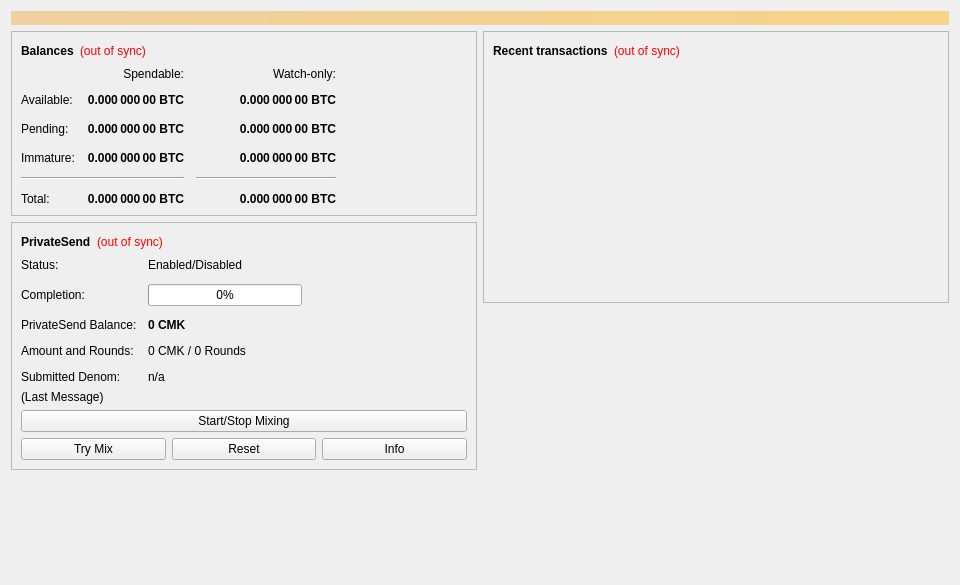
<?xml version="1.0" encoding="UTF-8"?>
<ui version="4.0">
 <class>OverviewPage</class>
 <widget class="QWidget" name="OverviewPage">
  <property name="geometry">
   <rect>
    <x>0</x>
    <y>0</y>
    <width>960</width>
    <height>585</height>
   </rect>
  </property>
  <property name="minimumSize">
   <size>
    <width>960</width>
    <height>0</height>
   </size>
  </property>
  <property name="windowTitle">
   <string>Form</string>
  </property>
  <layout class="QVBoxLayout" name="topLayout">
   <item>
    <widget class="QLabel" name="labelAlerts">
     <property name="visible">
      <bool>false</bool>
     </property>
     <property name="styleSheet">
      <string notr="true">background-color: qlineargradient(x1: 0, y1: 0, x2: 1, y2: 0, stop:0 #F0D0A0, stop:1 #F8D488); color:#000000;</string>
     </property>
     <property name="wordWrap">
      <bool>true</bool>
     </property>
     <property name="margin">
      <number>3</number>
     </property>
    </widget>
   </item>
   <item>
    <layout class="QHBoxLayout" name="horizontalLayout" stretch="1,1">
     <item>
      <layout class="QVBoxLayout" name="verticalLayout_2">
       <item>
        <widget class="QFrame" name="frame">
         <property name="frameShape">
          <enum>QFrame::StyledPanel</enum>
         </property>
         <property name="frameShadow">
          <enum>QFrame::Raised</enum>
         </property>
         <layout class="QVBoxLayout" name="verticalLayout_4">
          <item>
           <layout class="QHBoxLayout" name="horizontalLayout_4">
            <item>
             <widget class="QLabel" name="label_5">
              <property name="font">
               <font>
                <weight>75</weight>
                <bold>true</bold>
               </font>
              </property>
              <property name="text">
               <string>Balances</string>
              </property>
             </widget>
            </item>
            <item>
             <widget class="QLabel" name="labelWalletStatus">
              <property name="toolTip">
               <string>The displayed information may be out of date. Your wallet automatically synchronizes with the cmk network after a connection is established, but this process has not completed yet.</string>
              </property>
              <property name="styleSheet">
               <string notr="true">QLabel { color: red; }</string>
              </property>
              <property name="text">
               <string notr="true">(out of sync)</string>
              </property>
              <property name="alignment">
               <set>Qt::AlignLeading|Qt::AlignLeft|Qt::AlignVCenter</set>
              </property>
             </widget>
            </item>
            <item>
             <spacer name="horizontalSpacer_3">
              <property name="orientation">
               <enum>Qt::Horizontal</enum>
              </property>
              <property name="sizeHint" stdset="0">
               <size>
                <width>40</width>
                <height>20</height>
               </size>
              </property>
             </spacer>
            </item>
           </layout>
          </item>
          <item>
           <layout class="QGridLayout" name="gridLayout">
            <property name="spacing">
             <number>12</number>
            </property>
            <item row="2" column="2">
             <widget class="QLabel" name="labelWatchPending">
              <property name="font">
               <font>
                <weight>75</weight>
                <bold>true</bold>
               </font>
              </property>
              <property name="cursor">
               <cursorShape>IBeamCursor</cursorShape>
              </property>
              <property name="toolTip">
               <string>Unconfirmed transactions to watch-only addresses</string>
              </property>
              <property name="text">
               <string notr="true">0.000 000 00 BTC</string>
              </property>
              <property name="alignment">
               <set>Qt::AlignRight|Qt::AlignTrailing|Qt::AlignVCenter</set>
              </property>
              <property name="textInteractionFlags">
               <set>Qt::LinksAccessibleByMouse|Qt::TextSelectableByKeyboard|Qt::TextSelectableByMouse</set>
              </property>
             </widget>
            </item>
            <item row="2" column="1">
             <widget class="QLabel" name="labelUnconfirmed">
              <property name="font">
               <font>
                <weight>75</weight>
                <bold>true</bold>
               </font>
              </property>
              <property name="cursor">
               <cursorShape>IBeamCursor</cursorShape>
              </property>
              <property name="toolTip">
               <string>Total of transactions that have yet to be confirmed, and do not yet count toward the spendable balance</string>
              </property>
              <property name="text">
               <string notr="true">0.000 000 00 BTC</string>
              </property>
              <property name="alignment">
               <set>Qt::AlignRight|Qt::AlignTrailing|Qt::AlignVCenter</set>
              </property>
              <property name="textInteractionFlags">
               <set>Qt::LinksAccessibleByMouse|Qt::TextSelectableByKeyboard|Qt::TextSelectableByMouse</set>
              </property>
             </widget>
            </item>
            <item row="3" column="2">
             <widget class="QLabel" name="labelWatchImmature">
              <property name="font">
               <font>
                <weight>75</weight>
                <bold>true</bold>
               </font>
              </property>
              <property name="cursor">
               <cursorShape>IBeamCursor</cursorShape>
              </property>
              <property name="toolTip">
               <string>Mined balance in watch-only addresses that has not yet matured</string>
              </property>
              <property name="text">
               <string notr="true">0.000 000 00 BTC</string>
              </property>
              <property name="alignment">
               <set>Qt::AlignRight|Qt::AlignTrailing|Qt::AlignVCenter</set>
              </property>
              <property name="textInteractionFlags">
               <set>Qt::LinksAccessibleByMouse|Qt::TextSelectableByKeyboard|Qt::TextSelectableByMouse</set>
              </property>
             </widget>
            </item>
            <item row="4" column="0" colspan="2">
             <widget class="Line" name="lineSpendableBalance">
              <property name="orientation">
               <enum>Qt::Horizontal</enum>
              </property>
             </widget>
            </item>
            <item row="4" column="2">
             <widget class="Line" name="lineWatchBalance">
              <property name="sizePolicy">
               <sizepolicy hsizetype="Preferred" vsizetype="Fixed">
                <horstretch>0</horstretch>
                <verstretch>0</verstretch>
               </sizepolicy>
              </property>
              <property name="minimumSize">
               <size>
                <width>140</width>
                <height>0</height>
               </size>
              </property>
              <property name="orientation">
               <enum>Qt::Horizontal</enum>
              </property>
             </widget>
            </item>
            <item row="5" column="0">
             <widget class="QLabel" name="labelTotalText">
              <property name="text">
               <string>Total:</string>
              </property>
             </widget>
            </item>
            <item row="3" column="1">
             <widget class="QLabel" name="labelImmature">
              <property name="font">
               <font>
                <weight>75</weight>
                <bold>true</bold>
               </font>
              </property>
              <property name="cursor">
               <cursorShape>IBeamCursor</cursorShape>
              </property>
              <property name="toolTip">
               <string>Mined balance that has not yet matured</string>
              </property>
              <property name="text">
               <string notr="true">0.000 000 00 BTC</string>
              </property>
              <property name="alignment">
               <set>Qt::AlignRight|Qt::AlignTrailing|Qt::AlignVCenter</set>
              </property>
              <property name="textInteractionFlags">
               <set>Qt::LinksAccessibleByMouse|Qt::TextSelectableByKeyboard|Qt::TextSelectableByMouse</set>
              </property>
             </widget>
            </item>
            <item row="2" column="3">
             <spacer name="horizontalSpacer_2">
              <property name="orientation">
               <enum>Qt::Horizontal</enum>
              </property>
              <property name="sizeHint" stdset="0">
               <size>
                <width>40</width>
                <height>20</height>
               </size>
              </property>
             </spacer>
            </item>
            <item row="3" column="0">
             <widget class="QLabel" name="labelImmatureText">
              <property name="text">
               <string>Immature:</string>
              </property>
             </widget>
            </item>
            <item row="5" column="1">
             <widget class="QLabel" name="labelTotal">
              <property name="font">
               <font>
                <weight>75</weight>
                <bold>true</bold>
               </font>
              </property>
              <property name="cursor">
               <cursorShape>IBeamCursor</cursorShape>
              </property>
              <property name="toolTip">
               <string>Your current total balance</string>
              </property>
              <property name="text">
               <string notr="true">0.000 000 00 BTC</string>
              </property>
              <property name="alignment">
               <set>Qt::AlignRight|Qt::AlignTrailing|Qt::AlignVCenter</set>
              </property>
              <property name="textInteractionFlags">
               <set>Qt::LinksAccessibleByMouse|Qt::TextSelectableByKeyboard|Qt::TextSelectableByMouse</set>
              </property>
             </widget>
            </item>
            <item row="5" column="2">
             <widget class="QLabel" name="labelWatchTotal">
              <property name="font">
               <font>
                <weight>75</weight>
                <bold>true</bold>
               </font>
              </property>
              <property name="cursor">
               <cursorShape>IBeamCursor</cursorShape>
              </property>
              <property name="toolTip">
               <string>Current total balance in watch-only addresses</string>
              </property>
              <property name="text">
               <string notr="true">0.000 000 00 BTC</string>
              </property>
              <property name="alignment">
               <set>Qt::AlignRight|Qt::AlignTrailing|Qt::AlignVCenter</set>
              </property>
              <property name="textInteractionFlags">
               <set>Qt::LinksAccessibleByMouse|Qt::TextSelectableByKeyboard|Qt::TextSelectableByMouse</set>
              </property>
             </widget>
            </item>
            <item row="0" column="2">
             <widget class="QLabel" name="labelWatchonly">
              <property name="text">
               <string>Watch-only:</string>
              </property>
              <property name="alignment">
               <set>Qt::AlignRight|Qt::AlignTrailing|Qt::AlignVCenter</set>
              </property>
             </widget>
            </item>
            <item row="1" column="0">
             <widget class="QLabel" name="labelBalanceText">
              <property name="text">
               <string>Available:</string>
              </property>
             </widget>
            </item>
            <item row="1" column="1">
             <widget class="QLabel" name="labelBalance">
              <property name="font">
               <font>
                <weight>75</weight>
                <bold>true</bold>
               </font>
              </property>
              <property name="cursor">
               <cursorShape>IBeamCursor</cursorShape>
              </property>
              <property name="toolTip">
               <string>Your current spendable balance</string>
              </property>
              <property name="text">
               <string notr="true">0.000 000 00 BTC</string>
              </property>
              <property name="alignment">
               <set>Qt::AlignRight|Qt::AlignTrailing|Qt::AlignVCenter</set>
              </property>
              <property name="textInteractionFlags">
               <set>Qt::LinksAccessibleByMouse|Qt::TextSelectableByKeyboard|Qt::TextSelectableByMouse</set>
              </property>
             </widget>
            </item>
            <item row="1" column="2">
             <widget class="QLabel" name="labelWatchAvailable">
              <property name="font">
               <font>
                <weight>75</weight>
                <bold>true</bold>
               </font>
              </property>
              <property name="cursor">
               <cursorShape>IBeamCursor</cursorShape>
              </property>
              <property name="toolTip">
               <string>Your current balance in watch-only addresses</string>
              </property>
              <property name="text">
               <string notr="true">0.000 000 00 BTC</string>
              </property>
              <property name="alignment">
               <set>Qt::AlignRight|Qt::AlignTrailing|Qt::AlignVCenter</set>
              </property>
              <property name="textInteractionFlags">
               <set>Qt::LinksAccessibleByMouse|Qt::TextSelectableByKeyboard|Qt::TextSelectableByMouse</set>
              </property>
             </widget>
            </item>
            <item row="2" column="0">
             <widget class="QLabel" name="labelPendingText">
              <property name="text">
               <string>Pending:</string>
              </property>
             </widget>
            </item>
            <item row="0" column="1">
             <widget class="QLabel" name="labelSpendable">
              <property name="text">
               <string>Spendable:</string>
              </property>
              <property name="alignment">
               <set>Qt::AlignRight|Qt::AlignTrailing|Qt::AlignVCenter</set>
              </property>
             </widget>
            </item>
           </layout>
          </item>
         </layout>
        </widget>
       </item>
       <item>
        <widget class="QFrame" name="framePrivateSend">
         <property name="layoutDirection">
          <enum>Qt::LeftToRight</enum>
         </property>
         <property name="frameShape">
          <enum>QFrame::StyledPanel</enum>
         </property>
         <property name="frameShadow">
          <enum>QFrame::Raised</enum>
         </property>
         <layout class="QVBoxLayout" name="VerticalLayout_PS1">
          <item>
           <layout class="QHBoxLayout" name="horizontalLayout_5">
            <item>
             <widget class="QLabel" name="labelPrivateSendHeader">
              <property name="font">
               <font>
                <weight>75</weight>
                <bold>true</bold>
               </font>
              </property>
              <property name="text">
               <string>PrivateSend</string>
              </property>
             </widget>
            </item>
            <item>
             <widget class="QLabel" name="labelPrivateSendSyncStatus">
              <property name="toolTip">
               <string>The displayed information may be out of date. Your wallet automatically synchronizes with the cmk network after a connection is established, but this process has not completed yet.</string>
              </property>
              <property name="styleSheet">
               <string notr="true">QLabel { color: red; }</string>
              </property>
              <property name="text">
               <string notr="true">(out of sync)</string>
              </property>
              <property name="alignment">
               <set>Qt::AlignLeading|Qt::AlignLeft|Qt::AlignVCenter</set>
              </property>
             </widget>
            </item>
            <item>
             <spacer name="horizontalSpacer_4">
              <property name="orientation">
               <enum>Qt::Horizontal</enum>
              </property>
              <property name="sizeHint" stdset="0">
               <size>
                <width>40</width>
                <height>20</height>
               </size>
              </property>
             </spacer>
            </item>
           </layout>
          </item>
          <item>
           <layout class="QFormLayout" name="privateSendFormLayout">
            <property name="fieldGrowthPolicy">
             <enum>QFormLayout::AllNonFixedFieldsGrow</enum>
            </property>
            <property name="horizontalSpacing">
             <number>11</number>
            </property>
            <property name="verticalSpacing">
             <number>12</number>
            </property>
            <item row="0" column="0">
             <widget class="QLabel" name="labelPrivateSendEnabledText">
              <property name="text">
               <string>Status:</string>
              </property>
             </widget>
            </item>
            <item row="0" column="1">
             <widget class="QLabel" name="labelPrivateSendEnabled">
              <property name="text">
               <string>Enabled/Disabled</string>
              </property>
             </widget>
            </item>
            <item row="1" column="0">
             <widget class="QLabel" name="labelCompletitionText">
              <property name="text">
               <string>Completion:</string>
              </property>
             </widget>
            </item>
            <item row="1" column="1">
             <widget class="QProgressBar" name="privateSendProgress">
              <property name="maximumSize">
               <size>
                <width>154</width>
                <height>16777215</height>
               </size>
              </property>
              <property name="value">
               <number>0</number>
              </property>
             </widget>
            </item>
            <item row="2" column="0">
             <widget class="QLabel" name="labelAnonymizedText">
              <property name="text">
               <string>PrivateSend Balance:</string>
              </property>
             </widget>
            </item>
            <item row="2" column="1">
             <widget class="QLabel" name="labelAnonymized">
              <property name="font">
               <font>
                <weight>75</weight>
                <bold>true</bold>
               </font>
              </property>
              <property name="text">
               <string notr="true">0 CMK</string>
              </property>
             </widget>
            </item>
            <item row="3" column="0">
             <widget class="QLabel" name="labelAmountAndRoundsText">
              <property name="text">
               <string>Amount and Rounds:</string>
              </property>
             </widget>
            </item>
            <item row="3" column="1">
             <widget class="QLabel" name="labelAmountRounds">
              <property name="text">
               <string>0 CMK / 0 Rounds</string>
              </property>
             </widget>
            </item>
            <item row="4" column="0">
             <widget class="QLabel" name="labelSubmittedDenomText">
              <property name="text">
               <string>Submitted Denom:</string>
              </property>
             </widget>
            </item>
            <item row="4" column="1">
             <widget class="QLabel" name="labelSubmittedDenom">
              <property name="toolTip">
               <string>The denominations you submitted to the Masternode.&lt;br&gt;To mix, other users must submit the exact same denominations.</string>
              </property>
              <property name="text">
               <string>n/a</string>
              </property>
             </widget>
            </item>
           </layout>
          </item>
          <item>
           <layout class="QVBoxLayout" name="VerticalLayout_PS">
            <item>
             <widget class="QLabel" name="labelPrivateSendLastMessage">
              <property name="text">
               <string>(Last Message)</string>
              </property>
              <property name="alignment">
               <set>Qt::AlignLeading|Qt::AlignLeft|Qt::AlignTop</set>
              </property>
              <property name="wordWrap">
               <bool>true</bool>
              </property>
             </widget>
            </item>
            <item>
             <widget class="QPushButton" name="togglePrivateSend">
              <property name="sizePolicy">
               <sizepolicy hsizetype="MinimumExpanding" vsizetype="Fixed">
                <horstretch>0</horstretch>
                <verstretch>0</verstretch>
               </sizepolicy>
              </property>
              <property name="text">
               <string>Start/Stop Mixing</string>
              </property>
             </widget>
            </item>
            <item>
             <layout class="QHBoxLayout" name="horizontalLayout_debugbuttons">
              <item>
               <widget class="QPushButton" name="privateSendAuto">
                <property name="sizePolicy">
                 <sizepolicy hsizetype="MinimumExpanding" vsizetype="Fixed">
                  <horstretch>0</horstretch>
                  <verstretch>0</verstretch>
                 </sizepolicy>
                </property>
                <property name="toolTip">
                 <string>Try to manually submit a PrivateSend request.</string>
                </property>
                <property name="text">
                 <string>Try Mix</string>
                </property>
               </widget>
              </item>
              <item>
               <widget class="QPushButton" name="privateSendReset">
                <property name="sizePolicy">
                 <sizepolicy hsizetype="MinimumExpanding" vsizetype="Fixed">
                  <horstretch>0</horstretch>
                  <verstretch>0</verstretch>
                 </sizepolicy>
                </property>
                <property name="toolTip">
                 <string>Reset the current status of PrivateSend (can interrupt PrivateSend if it's in the process of Mixing, which can cost you money!)</string>
                </property>
                <property name="autoFillBackground">
                 <bool>false</bool>
                </property>
                <property name="text">
                 <string>Reset</string>
                </property>
               </widget>
              </item>
              <item>
               <widget class="QPushButton" name="privateSendInfo">
                <property name="sizePolicy">
                 <sizepolicy hsizetype="MinimumExpanding" vsizetype="Fixed">
                  <horstretch>0</horstretch>
                  <verstretch>0</verstretch>
                 </sizepolicy>
                </property>
                <property name="toolTip">
                 <string>Information about PrivateSend and Mixing</string>
                </property>
                <property name="text">
                 <string>Info</string>
                </property>
               </widget>
              </item>
             </layout>
            </item>
           </layout>
          </item>
         </layout>
        </widget>
       </item>
       <item>
        <spacer name="verticalSpacer">
         <property name="orientation">
          <enum>Qt::Vertical</enum>
         </property>
         <property name="sizeHint" stdset="0">
          <size>
           <width>20</width>
           <height>40</height>
          </size>
         </property>
        </spacer>
       </item>
      </layout>
     </item>
     <item>
      <layout class="QVBoxLayout" name="verticalLayout_3">
       <item>
        <widget class="QFrame" name="frame_2">
         <property name="frameShape">
          <enum>QFrame::StyledPanel</enum>
         </property>
         <property name="frameShadow">
          <enum>QFrame::Raised</enum>
         </property>
         <layout class="QVBoxLayout" name="verticalLayout">
          <item>
           <layout class="QHBoxLayout" name="horizontalLayout_2">
            <item>
             <widget class="QLabel" name="label_4">
              <property name="font">
               <font>
                <weight>75</weight>
                <bold>true</bold>
               </font>
              </property>
              <property name="text">
               <string>Recent transactions</string>
              </property>
             </widget>
            </item>
            <item>
             <widget class="QLabel" name="labelTransactionsStatus">
              <property name="toolTip">
               <string>The displayed information may be out of date. Your wallet automatically synchronizes with the cmk network after a connection is established, but this process has not completed yet.</string>
              </property>
              <property name="styleSheet">
               <string notr="true">QLabel { color: red; }</string>
              </property>
              <property name="text">
               <string notr="true">(out of sync)</string>
              </property>
              <property name="alignment">
               <set>Qt::AlignLeading|Qt::AlignLeft|Qt::AlignVCenter</set>
              </property>
             </widget>
            </item>
            <item>
             <spacer name="horizontalSpacer">
              <property name="orientation">
               <enum>Qt::Horizontal</enum>
              </property>
              <property name="sizeHint" stdset="0">
               <size>
                <width>40</width>
                <height>20</height>
               </size>
              </property>
             </spacer>
            </item>
           </layout>
          </item>
          <item>
           <widget class="QListView" name="listTransactions">
            <property name="styleSheet">
             <string notr="true">QListView { background: transparent; }</string>
            </property>
            <property name="frameShape">
             <enum>QFrame::NoFrame</enum>
            </property>
            <property name="verticalScrollBarPolicy">
             <enum>Qt::ScrollBarAlwaysOff</enum>
            </property>
            <property name="horizontalScrollBarPolicy">
             <enum>Qt::ScrollBarAlwaysOff</enum>
            </property>
            <property name="selectionMode">
             <enum>QAbstractItemView::NoSelection</enum>
            </property>
           </widget>
          </item>
         </layout>
        </widget>
       </item>
       <item>
        <spacer name="verticalSpacer_2">
         <property name="orientation">
          <enum>Qt::Vertical</enum>
         </property>
         <property name="sizeHint" stdset="0">
          <size>
           <width>20</width>
           <height>40</height>
          </size>
         </property>
        </spacer>
       </item>
      </layout>
     </item>
    </layout>
   </item>
  </layout>
 </widget>
 <resources/>
 <connections/>
</ui>
